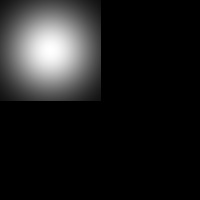
//> input picture shell/build/test.jpg, 200 x 200 px
$ ./gauss   (built with g++ and OpenCV 4)
//> lines starting //> are read from the running program, lines starting //| are printed output that depends on the picture
#include <opencv2/opencv.hpp>

using namespace cv;
using namespace std;

string path = "/home/lxg/codedata/";

Mat Gaussian_kernal(int kernel_size, int sigma)
{
//> called with kernel_size = 101, sigma = 30
    const double PI = 3.14159265358979323846;
    int m = kernel_size / 2;
    Mat kernel(kernel_size, kernel_size, CV_32FC1);
    float s = 2 * sigma*sigma;
    for (int i = 0; i < kernel_size; i++)
    {
        for (int j = 0; j < kernel_size; j++)
        {
            int x = i - m, y=j - m;
            kernel.ptr<float>(i)[j] = exp(-(x*x + y*y) / s) / (PI*s);
        }
    }

    double min, max;
    minMaxLoc(kernel, &min, &max);
    kernel = kernel / max * 255;

    Mat kernel_8uc1;
    kernel.convertTo(kernel_8uc1, CV_8UC1);


    return kernel_8uc1;
}

int main()
{
    // sigma越大越分散
    Mat gaus = Gaussian_kernal(101, 30);
    // std::cout << gaus << endl;
    imshow("kernel", gaus);

    // [17 lines of commented-out code are left out]

    Mat im2 = imread("test.jpg", IMREAD_GRAYSCALE);
//> im2 is the input picture: 200 rows x 200 cols, CV_8UC1; min 0, max 255, mean 29.7
    Mat im3 = Mat::zeros(200, 200, CV_8UC1);
    cout << "width " << im2.cols << " height " << im2.rows << " channel " << im2.channels() << endl;
//| width 200 height 200 channel 1

    // Mat roi2(im2, Rect(0,0,101,101));
    // gaus.copyTo(roi2);
    // imshow("label", im2);
    imshow("src", im2);
    Mat roi3(im2, Rect(50,50,101,101));
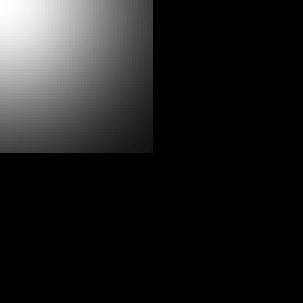
//> roi3: 101 rows x 101 cols, CV_8UC1 (shown 3 times larger); min 0, max 255, mean 30
    cout << "width " << roi3.cols << " height " << roi3.rows << " channel " << roi3.channels() << endl;
//| width 101 height 101 channel 1

    gaus.copyTo(roi3);
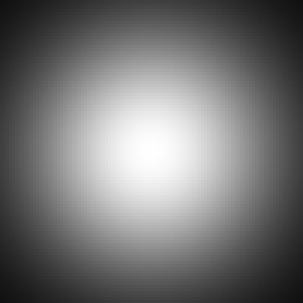
//> roi3: 101 rows x 101 cols, CV_8UC1 (shown 3 times larger); min 16, max 255, mean 116.5
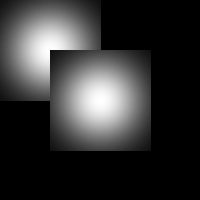
//> im2: 200 rows x 200 cols, CV_8UC1; min 0, max 255, mean 51.8
    imshow("label2", im2);

    cout << "width " << im2.cols << " height " << im2.rows << " channel " << im2.channels() << endl;
//| width 200 height 200 channel 1

    imwrite("test2.jpg", im2);
    Mat im4 = (im2 + im3) / 2;
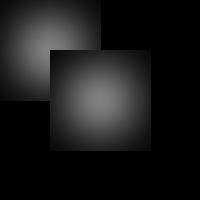
//> im4: 200 rows x 200 cols, CV_8UC1; min 0, max 128, mean 25.9
    imshow("im4", im4);
    // [14 lines of commented-out code are left out]

    waitKey(0);
}
